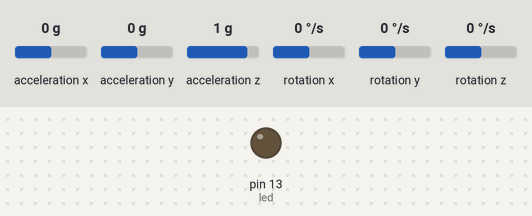
Simulated run of this sketch. Board: Arduino Uno, built with avr-gcc and run on an emulated ATmega328P. On the bench: output pins drawn as LEDs (lit = HIGH). The inputs (shaded band) are chosen by the test bench; at power-on: acceleration x 0 g, acceleration y 0 g, acceleration z 1 g, rotation x 0 °/s, rotation y 0 °/s, rotation z 0 °/s. What the sketch prints to the serial monitor is not drawn.

Above: at 0.1 s.
At 0.6 s:
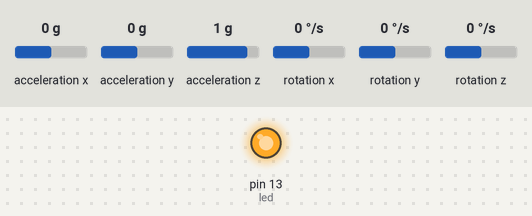
Timing chart, 0 to 2.1 s (numbered marks = the images above):
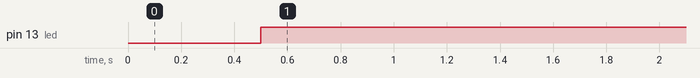

The sketch:

RingToSerialPort.ino
```cpp
#include <Arduino.h>
#include "I2Cdev.h"
#include "MPU6050_6Axis_MotionApps20.h"
//#include "MPU6050_9Axis_MotionApps41.h"
#include "Wire.h"

//Maxbotix rangeSensorAD(A6, Maxbotix::AN, Maxbotix::HRLV, Maxbotix::BEST, 5);
MPU6050 mpu;

uint8_t devStatus;      // return status after each device operation (0 = success, !0 = error)
uint16_t packetSize;    // expected DMP packet size (default is 42 bytes)
uint16_t fifoCount;     // count of all bytes currently in FIFO
uint8_t fifoBuffer[64]; // FIFO storage buffer

VectorInt16 gyro;
VectorInt16 aa;
VectorInt16 aaReal;
VectorInt16 aaWorld;
VectorFloat gravity;
Quaternion q;
float yawPitchRoll[3];

int16_t ax, ay, az;
int16_t gx, gy, gz;

boolean initialized = 0;
long previousMillis = 0;
long interval = 25;  // send with frequency 40 Hrz
bool isSendAcceleration = true;
bool isSendOrientation = false;
byte currentCommand;

int led = 13;  // blink if Bluettoth or MPU not working correctly

/*void sendInt16Valu( &int16_t value) {
  uint8_t length = 2;
  Serial.write(length);
  if(value < 0){
    Serial.write(1);
    value = -(value+1);
  } else {
    Serial.write(0);
  }
  memcpy(destination, &value, length);
  for (uint8_t i = 0; i < length; i++) {
    Serial.write(destination[i]);
  }
}
*/
void setup() {

    // for debuging
  pinMode(led, OUTPUT);
    Wire.begin();
    TWBR = 24; // 400kHz I2C clock (200kHz if CPU is 8MHz)

    Serial.begin(57600);

    //pinMode(RED_LED,OUTPUT);
    //pinMode(GREEN_LED,OUTPUT);

    mpu.initialize();
    devStatus = mpu.dmpInitialize();

    mpu.setXAccelOffset(-2153);
    mpu.setYAccelOffset(1333);
    mpu.setZAccelOffset(1455);

    mpu.setXGyroOffset(29);
    mpu.setYGyroOffset(18);
    mpu.setZGyroOffset(-16);

    // make sure it worked (returns 0 if so)
    if (devStatus == 0) {
        mpu.setDMPEnabled(true);
        packetSize = mpu.dmpGetFIFOPacketSize();
        initialized = 1;

    } else {
        // ERROR!
        // 1 = initial memory load failed
        // 2 = DMP configuration updates failed
        // (if it's going to break, usually the code will be 1)
        Serial.write(-1);
        initialized = 0;
    }
}

void sendTest() {

  uint8_t package[5];
 // package[0] = 'b';
 // package[1] = '1';
 // package[2] = 'e';
 // Serial.write('a');
 // Serial.write('m');
  int16_t val = 10;
  uint8_t dest[2];
  memcpy(dest, &val, 2);
 // Serial.write(dest[0]);
 // Serial.write(dest[1]);
 // Serial.write('b');
  package[0] = 'a';
  package[1] = 'm';
  package[2] = dest[0];
  package[3] = dest[1];
  package[4] = 'b';
  Serial.write(package, 5);


}

void sendQuaternions() {
    uint8_t length = sizeof(int16_t);
    uint8_t destination[length];
    uint8_t packageLength = 14;
    uint8_t package[packageLength];
    uint8_t signs[4];
    uint8_t destX[2];
    uint8_t destY[2];
    uint8_t destZ[2];
    uint8_t destW[2];

  int16_t intVal = (int16_t)(q.w);
  if(intVal < 0){
    signs[0] = 'm';
    intVal = -(intVal+1);
  } else {
    signs[0] = 'p';
  }
  memcpy(destW, &intVal, 2);

  intVal = (int16_t)(q.x);
  if(intVal < 0){
    signs[1] = 'm';
    intVal = -(intVal+1);
  } else {
    signs[1] = 'p';
  }
  memcpy(destX, &intVal, 2);

  intVal = (int16_t)(q.y);
  if(intVal < 0){
    signs[2] = 'm';
    intVal = -(intVal+1);
  } else {
    signs[2] = 'p';
  }
  memcpy(destY, &intVal, 2);

  intVal = (int16_t)(q.z);
  if(intVal < 0){
    signs[3] = 'm';
    intVal = -(intVal+1);
  } else {
    signs[3] = 'p';
  }
  memcpy(destZ, &intVal, 2);

  //begin
  package[0] = 'a';
  //w
  package[1] = signs[0];
  package[2] = destW[0];
  package[3] = destW[1];
  //x
  package[4] = signs[1];
  package[5] = destX[0];
  package[6] = destX[1];
  //y
  package[7] = signs[2];
  package[8] = destY[0];
  package[9] = destY[1];
  //z
  package[10] = signs[3];
  package[11] = destZ[0];
  package[12] = destZ[1];
  //end
  package[13] = 'b';

  Serial.write(package,packageLength);
}


  /****** OLD CODE ******/
 /*
  // move bits to change signed to unsigned by adding pow(2,15)-1 = 32767;
  unsigned short gx = (gravity.x + 1.0) * 32768;
  unsigned short gy = (gravity.y + 1.0) * 32768;
  unsigned short gz = (gravity.z + 1.0) * 32768;

  // send the header first and than the data
  Serial.write('x');
  Serial.write(lowByte(gx));
  Serial.write(highByte(gx));

  Serial.write('y');
  Serial.write(lowByte(gy));
  Serial.write(highByte(gy));

  Serial.write('z');
  Serial.write(lowByte(gz));
  Serial.write(highByte(gz));
  */


void loop() {
    if(initialized){

      digitalWrite(led, HIGH);

        // get current FIFO count
        fifoCount = mpu.getFIFOCount();

       if (fifoCount == 1024) {
            // reset so we can continue cleanly
            mpu.resetFIFO();
            //Serial.println(F("FIFO overflow!"));

        } else {
            // wait for correct available data length, should be a VERY short wait
            while (fifoCount < packetSize) fifoCount = mpu.getFIFOCount();

            // read a packet from FIFO
            mpu.getFIFOBytes(fifoBuffer, packetSize);
            fifoCount -= packetSize;

            mpu.dmpGetQuaternion(&q, fifoBuffer);
            //mpu.dmpGetGyro(&gyro,fifoBuffer);
            mpu.dmpGetAccel(&aa, fifoBuffer);
            mpu.dmpGetGravity(&gravity, &q);
            mpu.dmpGetLinearAccel(&aaReal, &aa, &gravity);
            mpu.dmpGetYawPitchRoll(yawPitchRoll, &q, &gravity);
           // Serial.println("bla bla");
            //mpu.dmpGetLinearAccelInWorld(&aaWorld, &aaReal, &q);

            // read raw accel/gyro measurements from device
            //mpu.getMotion6(&ax, &ay, &az, &gx, &gy, &gz);

            unsigned long currentMillis = millis();
            if(currentMillis - previousMillis > interval) {
                previousMillis = currentMillis;
                //sendQuaternions();
                sendTest();
             }
     }
   } else {
   //  Serial.write('e');
   }

}
```

Measured:
- by itself, pin 13 (led): LOW → HIGH at 0.50 s
